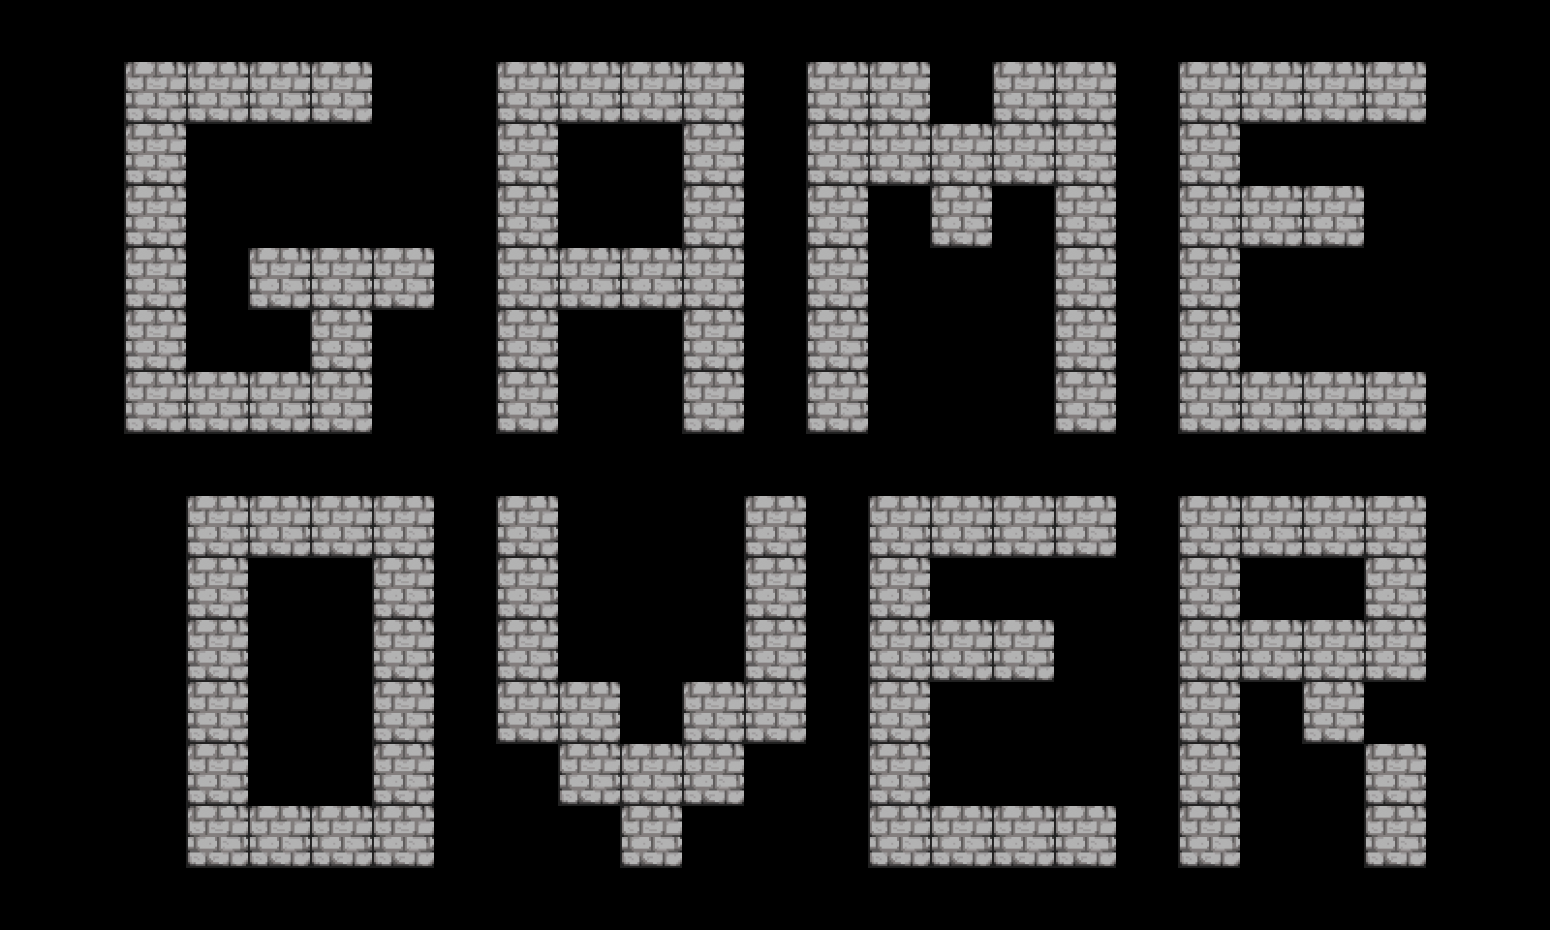

This game map was drawn from its Tiled (.tmx) file and the tilesets committed beside it. A one-line description and the full map source follow:
An orthogonal 25x15 tile map with 62x62 px tiles, 1 tile layer (Tile Layer 1).

<map version="1.5" tiledversion="1.7.1" orientation="orthogonal" renderorder="right-down" width="25" height="15" tilewidth="62" tileheight="62" infinite="0" nextlayerid="2" nextobjectid="1">
 <tileset firstgid="1" source="master-tileset.tsx" />
 <layer id="1" name="Tile Layer 1" width="25" height="15">
  <data encoding="csv">
0,0,0,0,0,0,0,0,0,0,0,0,0,0,0,0,0,0,0,0,0,0,0,0,0,
0,0,1,1,1,1,0,0,1,1,1,1,0,1,1,0,1,1,0,1,1,1,1,0,0,
0,0,1,0,0,0,0,0,1,0,0,1,0,1,1,1,1,1,0,1,0,0,0,0,0,
0,0,1,0,0,0,0,0,1,0,0,1,0,1,0,1,0,1,0,1,1,1,0,0,0,
0,0,1,0,1,1,1,0,1,1,1,1,0,1,0,0,0,1,0,1,0,0,0,0,0,
0,0,1,0,0,1,0,0,1,0,0,1,0,1,0,0,0,1,0,1,0,0,0,0,0,
0,0,1,1,1,1,0,0,1,0,0,1,0,1,0,0,0,1,0,1,1,1,1,0,0,
0,0,0,0,0,0,0,0,0,0,0,0,0,0,0,0,0,0,0,0,0,0,0,0,0,
0,0,0,1,1,1,1,0,1,0,0,0,1,0,1,1,1,1,0,1,1,1,1,0,0,
0,0,0,1,0,0,1,0,1,0,0,0,1,0,1,0,0,0,0,1,0,0,1,0,0,
0,0,0,1,0,0,1,0,1,0,0,0,1,0,1,1,1,0,0,1,1,1,1,0,0,
0,0,0,1,0,0,1,0,1,1,0,1,1,0,1,0,0,0,0,1,0,1,0,0,0,
0,0,0,1,0,0,1,0,0,1,1,1,0,0,1,0,0,0,0,1,0,0,1,0,0,
0,0,0,1,1,1,1,0,0,0,1,0,0,0,1,1,1,1,0,1,0,0,1,0,0,
0,0,0,0,0,0,0,0,0,0,0,0,0,0,0,0,0,0,0,0,0,0,0,0,0
</data>
 </layer>
</map>
